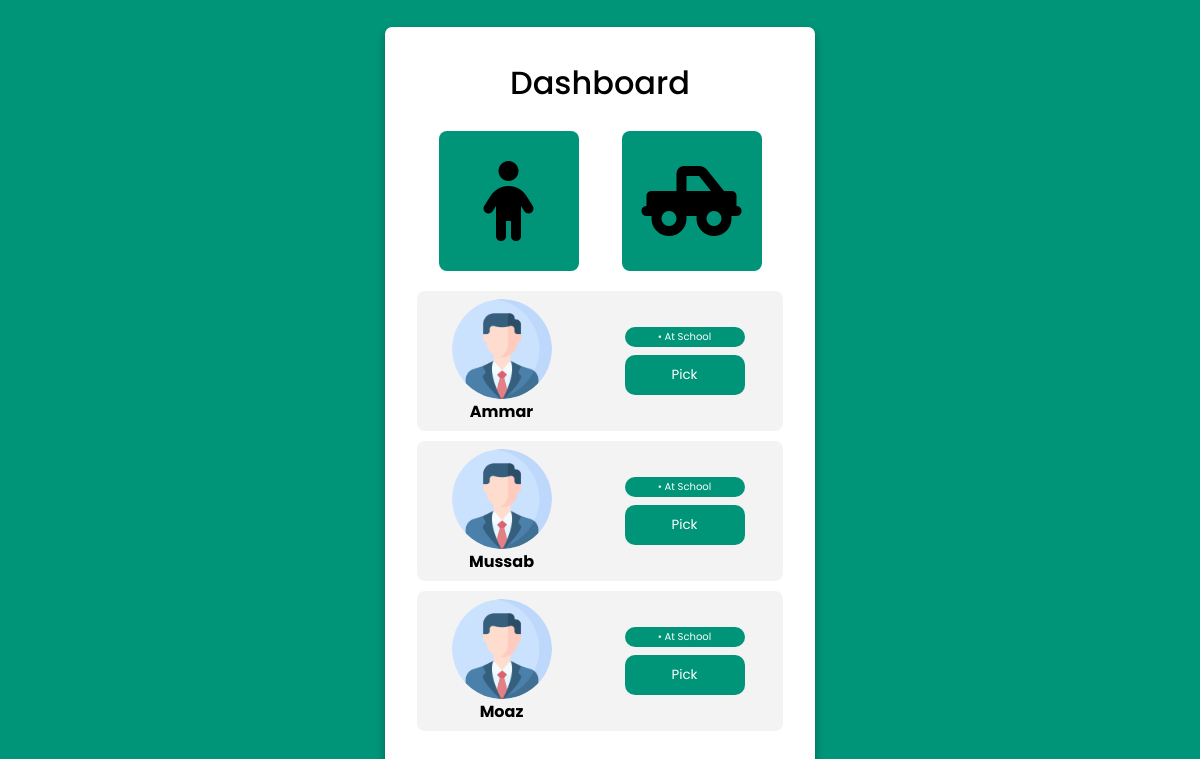
Before: /dashboard-parent/ (signed in) with the older database file.
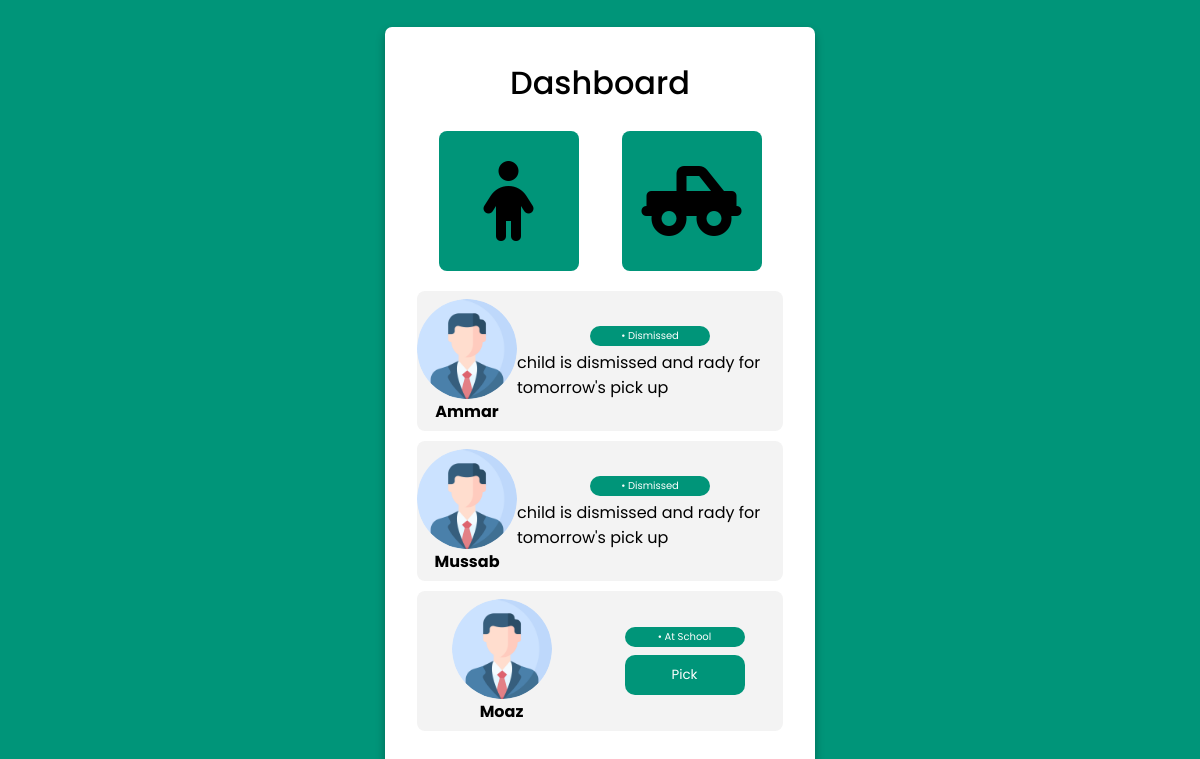
After: the same page with the newer database file.
### parent/models.py (models this page shows, shortened)
class Child(models.Model):
    parent = models.ForeignKey(Parent, on_delete=models.CASCADE)
    name = models.CharField(max_length=50)
    age = models.IntegerField()
    school = models.ForeignKey(School, on_delete=models.CASCADE, default=None)
    grade = models.IntegerField()
    section = models.CharField(max_length=1)
    choices = (
        ('At School', 'At School'),
        ('In Transit', 'In Transit'),
        ('Dismissed', 'Dismissed'),
    )
    status = models.CharField(max_length=20, choices=choices, default=choices[0][0])
    is_approved = models.BooleanField(default=False)

### parent/views.py (the view)
# urls.py: path('dashboard-parent/', dashboardParent, name='dashboardParent'),
def dashboardParent(request):
    children = Child.objects.filter(parent=Parent.objects.get(user=request.user))
    children = sorted(children, key=lambda x: x.is_approved, reverse=True)
    context = {'children': children}
    return render(request, 'dashboard_parent.html', context)

### parent/templates/dashboard_parent.html (shortened to what this page needs)
{% extends 'base_parent.html' %}
{% load static %}
{% block head %}
<link rel="stylesheet" href="{% static 'css/dashboard_parent.css' %}">
{% endblock %}
{% block body %}
<div class="container">
    <div class="login form">
        <header>Dashboard</header>
        <div id="tab-wrapper">
            <a href="{% url 'createChild' %}"><div class="tab"><i class="fa-solid fa-child"></i></div></a>
            <div class="tab"><i class="fa-solid fa-truck-pickup"></i></div>
        </div>
        <div id="child-wrapper">
            {% for child in children %}
                <div class="child">
                    <div class="child-partition">
                        <div class="profile">
                            <img src="{% static 'images/profile.png' %}" alt="">
                            <p><strong>{{child.name}}</strong></p>
                        </div>
                        <div class="interact">
                            <div class="flag">• {{child.status}}</div>
                            {% if child.is_approved %}
                                {% if child.status == 'At School' %}
                                    <a href="{% url 'pickChild' child.id %}"><button class="button">Pick</button></a>
                                {% elif child.status == 'Dismissed' %}
                                    <p>child is dismissed and rady for tomorrow's pick up</p>
                                {% endif %}
                            {% else %}
                                <div class="flag">pending approval</div>
                            {% endif %}
                        </div>
                    </div>
                </div>
            {% endfor %}
        </div>
    </div>
</div>
{% endblock %}

Changed rows visible on the page:
changed Child "Ammar": status "At School" → "Dismissed"; status "Pick" → "child is dismissed and rady for tomorrow's pick up"
changed Child "Mussab": status "At School" → "Dismissed"; status "Pick" → "child is dismissed and rady for tomorrow's pick up"
